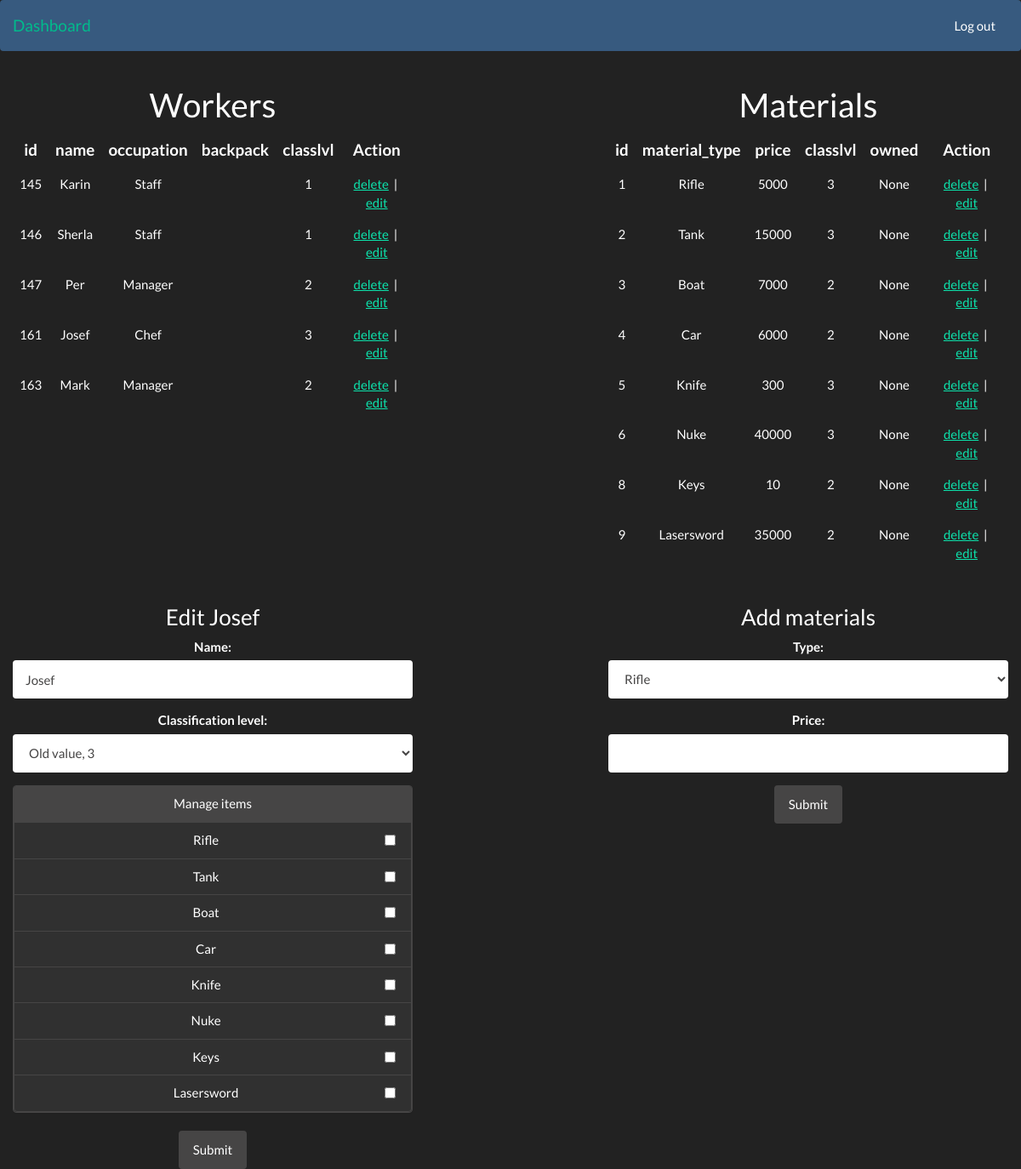
/dashboard/personal/?edit_per=161 (signed in), run on the app's committed database.
### manager.py (models this page shows, shortened)
class Manager(Employee):
    """
    A class for medium level personal
    """

### transport.py (models this page shows, shortened)
class Transport(Materials):
    """
    A Transport class
    """

### app.py (the view, shortened to what this page needs)
@app.route('/dashboard/personal/', methods=['GET', 'POST'])
def personal():
    if g.user:
        edit_per = request.args.get('edit_per')
        edit_mat = request.args.get('edit_mat')
        workers_backpack = None
        try:
            workers_backpack = con.get_worker(edit_per).backpack.split(', ')
        except AttributeError:
            pass
        if (request.method == 'GET'):
            delete_per = request.args.get('del_per')
            delete_mat = request.args.get('del_mat')
            if (delete_per):
                con.delete_worker(delete_per)
            if (delete_mat):
                con.delete_material(delete_mat)
        return render_template(
            'personal.html',
            table_workers=con.create_workers_table(),
            table_material=con.create_material_table(),
            edit_per=edit_per,
            edit_mat=edit_mat,
            worker=con.get_worker(edit_per),
            material=con.get_material(edit_mat),
            av_materials=con.get_avaliable_material(edit_per),
            workers_backpack=workers_backpack
        )
    else:
        return redirect(url_for('index'))

### app.py (called while the page is built)
@app.before_request
def before_request():
    g.user = None
    if 'user' in session:
        g.user = session['user']

### controller.py (called while the page is built)
    def get_worker(self, edit_id):
        return self.session.query(Workers).filter(Workers.id == edit_id).first()

    def get_material(self, edit_id):
        return self.session.query(Materials).filter(Materials.id == edit_id).first()

    def get_avaliable_material(self, edit_id):
        worker = self.get_worker(edit_id)
        if not worker:
            return None
        bpack = self.get_worker(worker.id).backpack.split(', ')
        all_materials = self.session.query(Materials)
        avaliable_materials = all_materials.filter(
            and_(\
            Materials.classlvl <= worker.classlvl,\
            ~Materials.material_type.in_(bpack),\
            Materials.owned == None\
            )
        ).all()
        return avaliable_materials

### templates/personal.html
{% include 'header.html' %}
<div class="container-fluid" role="main">
    <div class="row">
        <div class="col-md-5 text-center">
            <h1>Workers</h1>
              <table class="table">
                    {{ table_workers|safe }}
              </table>
        </div>
        <div class="col-md-5 col-md-offset-2 text-center">
            <h1>Materials</h1>
              <table class="table">
                    {{ table_material|safe }}
              </table>
        </div>
    </div>
    <div class="row">
        {% include 'persons_edit.html' %}
        {% include 'materials_edit.html' %}
    </div>
</div>
{% include 'footer.html' %}

### templates/persons_edit.html (shortened to what this page needs)
{% if edit_per %}
<div class="col-md-5 text-center">
    <h3>Edit {{ worker.name }}</h3>
    <form role="form" method="POST" action="{{url_for('personal') + '?edit_per=' + edit_per}}">
        <div class="form-group">
            <label for="name">Name: </label>
            <input type="text" name="name" class="form-control" value="{{ worker.name }}"/>
        </div>
        <div class="form-group">
            <label for="sel1">Classification level:</label>
            <select class="form-control" id="sel1" name="classlvl" value="{{ worker.classlvl }}">
                <option value="{{ worker.classlvl }}" selected>Old value, {{ worker.classlvl }}</option>
            </select>
        </div>
        <div class="form-group">
                {% if av_materials %}
                <div class="panel panel-default">
                    <div class="panel-heading">Manage items</div>
                    {% for mat in av_materials %}
                    <li class="list-group-item">
                        {{mat.material_type}}
                        <div class="pull-right">
                            <input id="opt" name="check" value="{{mat.material_type}}" type="checkbox" {{ 'checked' if mat.material_type in worker.backpack else '' }}/>
                        </div>
                    </li>
                    {% endfor %}
                </div>
                {% endif %}
        </div>
        <button type="submit" class="btn btn-default" name="edit_worker">Submit</button>
    </form>
</div>
{% endif %}

### data on the page
Manager: name "id name occupation backpack classlvl Action 145 Karin Staff 1 delete | edit 146 Sherla Staff 1 delete | edit 147 Per Manager 2 delete | edit 161 Josef Chef 3 delete | edit 163 Mark Manager 2 delete | edit"
Transport: material_type "id material_type price classlvl owned Action 1 Rifle 5000 3 None delete | edit 2 Tank 15000 3 None delete | edit 3 Boat 7000 2 None delete | edit 4 Car 6000 2 None delete | edit 5 Knife 300 3 None delete | edit 6 Nuke 40000 3 None delete | edit 8 Keys 10 2 None delete | edit 9 Lasersword 35000 2 None delete | edit", material_type "Lasersword"
Manager: name "Josef", classlvl "Old value, 3"
Transport: material_type "Rifle"
Transport: material_type "Tank"
Transport: material_type "Boat"
Transport: material_type "Car"
Transport: material_type "Knife"
Transport: material_type "Nuke"
Transport: material_type "Keys"
